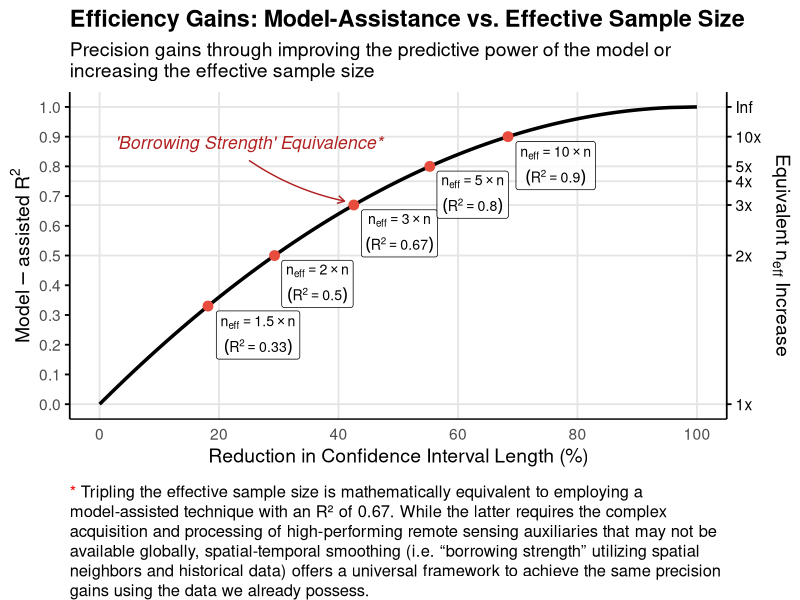

This figure's R source:
# ==============================================================================
# 1. USER CONFIGURATION BLOCK (Adjust your plot parameters here)
# ==============================================================================

# --- Plot Metadata & Typography ---
plot_title    <- "Efficiency Gains: Model-Assistance vs. Effective Sample Size"
plot_subtitle <- "Precision gains through improving the predictive power of the model or \nincreasing the effective sample size"
x_axis_title  <- "Reduction in Confidence Interval Length (%)"
left_y_title  <- expression(Model-assisted ~ R^{2})
right_y_title <- expression(Equivalent ~ n[eff] ~ Increase)

# --- Caption Configuration ---
# The text body for the markdown caption
refined_statement <- "Tripling the effective sample size is mathematically equivalent to employing a model-assisted technique with an R² of 0.67. While the latter requires the complex acquisition and processing of high-performing remote sensing auxiliaries that may not be available globally, spatial-temporal smoothing (i.e. \"borrowing strength\" utilizing spatial neighbors and historical data) offers a universal framework to achieve the same precision gains using the data we already possess."
caption_wrap_width <- 120 # Width boundary for text-wrapping

# --- Milestone Settings (The points plotted on the line) ---
milestone_r2 <- c(0.33, 0.5, 0.67, 0.8, 0.9)

# --- Axis Breaks & Layout Control ---
x_tick_count    <- 6   # Total number of evenly spaced ticks on the X-axis
multiplier_labs <- c(1, 2, 3, 4, 5, 10, Inf) # Non-linear milestones for the grid lines
left_tick_step  <- 0.1 # Increments for the linear R² left axis (e.g., 0.1 gives 0 to 1.0)

# --- Curve Annotation Positioning ---
# Arrow start position
arrow_x_start <- 25   
arrow_y_start <- 0.82 
# Arrow end position (where it points on the line)
arrow_x_end   <- 41   
arrow_y_end   <- 0.683
arrow_curve   <- 0.1  # Bending factor of the annotation arrow

# Text tag position
anno_text_x   <- 25
anno_text_y   <- 0.88
anno_text_lab <- "'Borrowing Strength' Equivalence*"

# --- Global Layout Styles ---
theme_base_size <- 14
line_color      <- "black"
milestone_color <- "#e74c3c"
arrow_color     <- "firebrick"


# ==============================================================================
# 2. AUTOMATED BACK-END COMPILING (Do not edit below this line unless developing)
# ==============================================================================

library(ggplot2)
library(ggtext)   
library(stringr)  

# Build primary underlying coordinate dataset
r2_seq <- seq(0, 1, length.out = 500)
reduction_pct <- (1 - sqrt(1 - r2_seq)) * 100
df <- data.frame(r2 = r2_seq, reduction = reduction_pct)

# Format Dataframe for Milestone points
milestone_df <- data.frame(
  r2 = milestone_r2,
  reduction = (1 - sqrt(1 - milestone_r2)) * 100,
  multiplier = 1 / (1 - milestone_r2)
)

# Render labels dynamically as multi-line math expressions
milestone_labels <- lapply(1:nrow(milestone_df), function(i) {
  row <- milestone_df[i, ]
  bquote(atop(n[eff] == .(round(row$multiplier, 1)) %*% n, 
              (R^2 == .(row$r2))))
})

# Compile structured caption layout with the red HTML asterisk
raw_caption <- paste0("<span style='color:red;'>*</span> ", refined_statement)
formatted_caption <- str_wrap(raw_caption, width = caption_wrap_width)

# Calculate dynamic breaks based on user configuration inputs
x_breaks <- seq(0, 100, length.out = x_tick_count)
y_breaks_left <- round(seq(0, 1, by = left_tick_step), 2)
y_breaks_right <- round(1 - 1 / multiplier_labs, 2)
right_axis_labels <- c(paste0(multiplier_labs[-length(multiplier_labs)], "x"), Inf)

# Execute Plot Layout Construction
ggplot(df, aes(x = reduction, y = r2)) +
  geom_line(color = line_color, size = 1.2) +
  geom_point(data = milestone_df, aes(x = reduction, y = r2), size = 3, color = milestone_color) +
  
  geom_label(data = milestone_df, 
             aes(x = reduction, y = r2, label = milestone_labels),
             hjust = -0.1, vjust = 1.1, size = (theme_base_size * 0.255), fontface = "bold", 
             fill = "white", alpha = 0.8, parse = TRUE) +
  
  # Dynamic Arrow Pointer
  annotate("curve", x = arrow_x_start, y = arrow_y_start, xend = arrow_x_end, yend = arrow_y_end, 
           curvature = arrow_curve, arrow = arrow(length = unit(2, "mm")), color = arrow_color) +
  
  # Dynamic Text Box tag
  annotate("text", x = anno_text_x, y = anno_text_y, label = anno_text_lab, 
           fontface = "italic", color = arrow_color, size = (theme_base_size * 0.32)) +
  
  scale_x_continuous(limits = c(0, 100), breaks = x_breaks) +
  scale_y_continuous(
    limits = c(0, 1), 
    breaks = y_breaks_right,
    labels = right_axis_labels,
    position = "right",
    sec.axis = sec_axis(
      transform = ~.,                  
      breaks = y_breaks_left, 
      name = left_y_title
    )
  ) +
  labs(
    title = plot_title,
    subtitle = plot_subtitle,
    x = x_axis_title,
    y = right_y_title,
    caption = formatted_caption
  ) +
  theme_minimal(base_size = theme_base_size) +
  theme(
    axis.line.y.left = element_line(color = "black", size = 0.6),
    axis.line.y.right = element_line(color = "black", size = 0.6), 
    axis.ticks.y = element_line(color = "black"),           
    axis.text.y.right = element_text(color = "black"),            
    
    panel.grid.major = element_line(color = "gray90"),
    panel.grid.minor = element_blank(),
    axis.line = element_line(color = "black", size = 0.5),
    
    plot.caption = element_textbox_simple(
      size = (theme_base_size * 0.85), 
      lineheight = 1.2,
      padding = margin(t = 15),
      margin = margin(t = 5)
    ),
    plot.title = element_text(face = "bold")
  )
